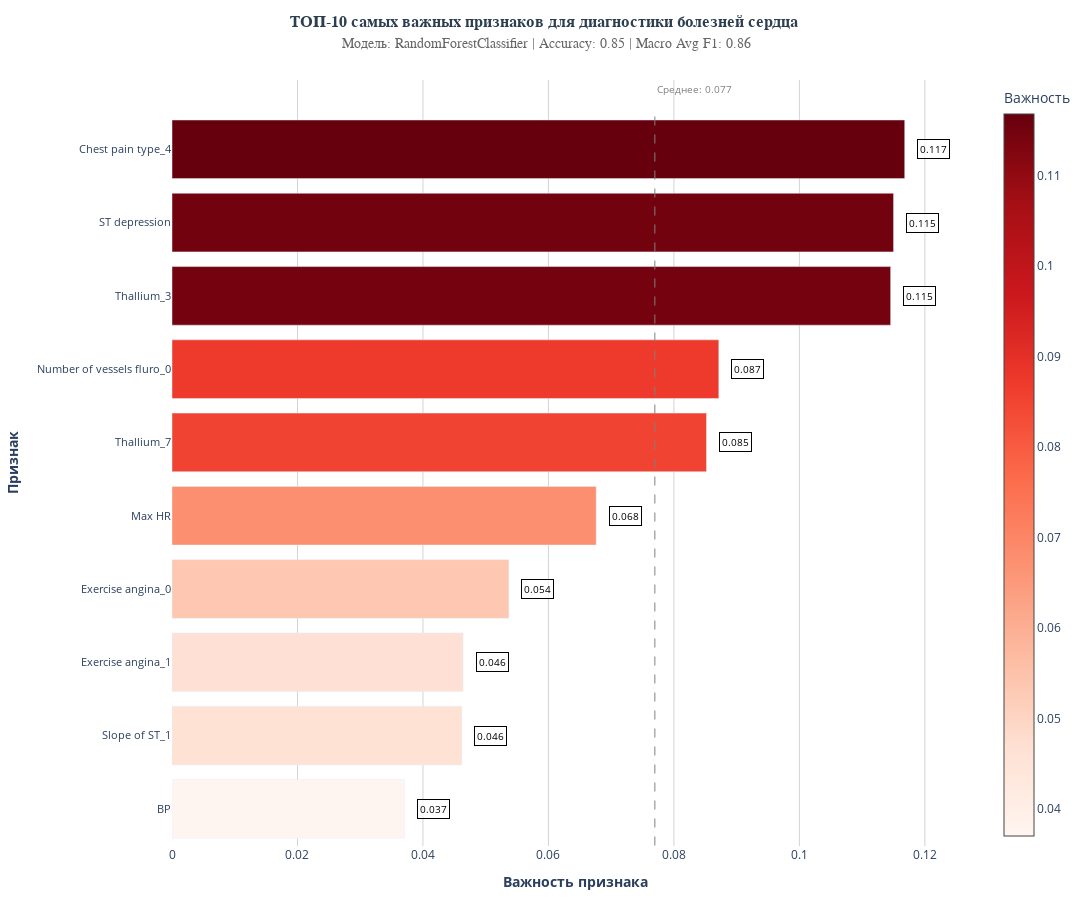

The notebook cell this image was saved under:
### Code cell
# Устанавливаем стиль
plt.style.use('seaborn-v0_8-whitegrid')
sns.set_palette("husl")

# ==================== 1. ВАЖНОСТЬ ПРИЗНАКОВ (Feature Importance) ====================

# Получаем важность признаков из модели
feature_importance = model.feature_importances_
feature_names = heart_df.drop(columns=['Heart Disease']).columns
print(feature_names)
# Создаем DataFrame для удобства
importance_df = pd.DataFrame({
    'Признак': feature_names,
    'Важность': feature_importance
}).sort_values('Важность', ascending=False)  # Сортируем по убыванию

# Берем только топ-10
top_10_df = importance_df.head(10).sort_values('Важность', ascending=True)  # Для графика сортируем по возрастанию

# График 1.2: Interactive Plotly chart ТОЛЬКО ТОП-10
fig1 = go.Figure()

fig1.add_trace(go.Bar(
    y=top_10_df['Признак'],
    x=top_10_df['Важность'],
    orientation='h',
    marker=dict(
        color=top_10_df['Важность'],
        colorscale='Reds',
        showscale=True,
        colorbar=dict(title="Важность")
    ),
    hovertemplate='<b>%{y}</b><br>Важность: %{x:.3f}<extra></extra>',
    name='Важность признака'
))

# Обновляем заголовок с информацией о модели
title_html = '''
<b>ТОП-10 самых важных признаков для диагностики болезней сердца</b>
<br><span style="font-size:14px; color:#666">
Модель: RandomForestClassifier | Accuracy: 0.85 | Macro Avg F1: 0.86
</span>
'''

fig1.update_layout(
    title=dict(
        text=title_html,
        font=dict(size=16, family='Arial', color='#2c3e50'),
        x=0.5,
        y=0.97  # Подняли заголовок выше
    ),
    xaxis=dict(
        title='<b>Важность признака</b>',
        gridcolor='lightgray',
        gridwidth=1,
        range=[0, top_10_df['Важность'].max() * 1.1]
    ),
    yaxis=dict(
        title='<b>Признак</b>',
        tickfont=dict(size=11),
        tickmode='array',
        tickvals=top_10_df['Признак'],
        ticktext=top_10_df['Признак']
    ),
    plot_bgcolor='white',
    width=900,
    height=600,
    margin=dict(l=150, r=50, t=80, b=50),  # Уменьшили верхний отступ с 100 до 80
    showlegend=False
)

# Добавляем аннотации с значениями
for i, (feature, importance) in enumerate(zip(top_10_df['Признак'], top_10_df['Важность'])):
    fig1.add_annotation(
        x=importance + 0.002,
        y=feature,
        text=f'{importance:.3f}',
        showarrow=False,
        font=dict(size=10, color='black'),
        xanchor='left',
        bgcolor='rgba(255, 255, 255, 0.7)',
        bordercolor='black',
        borderwidth=1,
        borderpad=2
    )

# Добавляем линию для разделения высоких и низких значений
mean_importance = top_10_df['Важность'].mean()
fig1.add_shape(
    type="line",
    x0=mean_importance,
    y0=-0.5,
    x1=mean_importance,
    y1=len(top_10_df) - 0.5,
    line=dict(color="gray", width=1, dash="dash"),
)

fig1.add_annotation(
    x=mean_importance,
    y=len(top_10_df) - 0.3,
    text=f"Среднее: {mean_importance:.3f}",
    showarrow=False,
    font=dict(size=10, color="gray"),
    xanchor="left",
    yanchor="bottom"
)

fig1.show()

### Figure 1 — Plotly figure (JSON) as saved in the notebook; plotly's stock layout.template omitted (floating-point values rounded to 4 significant figures)
{"data": [{"hovertemplate": "<b>%{y}</b><br>Важность: %{x:.3f}<extra></extra>", "marker": {"color": [0.03704, 0.04619, 0.04639, 0.05369, 0.06761, 0.08519, 0.08716, 0.1145, 0.115, 0.1168], "colorbar": {"title": {"text": "Важность"}}, "colorscale": [[0, "rgb(255,245,240)"], [0.125, "rgb(254,224,210)"], [0.25, "rgb(252,187,161)"], [0.375, "rgb(252,146,114)"], [0.5, "rgb(251,106,74)"], [0.625, "rgb(239,59,44)"], [0.75, "rgb(203,24,29)"], [0.875, "rgb(165,15,21)"], [1, "rgb(103,0,13)"]], "showscale": true}, "name": "Важность признака", "orientation": "h", "type": "bar", "x": [0.03704, 0.04619, 0.04639, 0.05369, 0.06761, 0.08519, 0.08716, 0.1145, 0.115, 0.1168], "y": ["BP", "Slope of ST_1", "Exercise angina_1", "Exercise angina_0", "Max HR", "Thallium_7", "Number of vessels fluro_0", "Thallium_3", "ST depression", "Chest pain type_4"]}], "layout": {"annotations": [{"bgcolor": "rgba(255, 255, 255, 0.7)", "bordercolor": "black", "borderpad": 2, "borderwidth": 1, "font": {"color": "black", "size": 10}, "showarrow": false, "text": "0.037", "x": 0.03904, "xanchor": "left", "y": "BP"}, {"bgcolor": "rgba(255, 255, 255, 0.7)", "bordercolor": "black", "borderpad": 2, "borderwidth": 1, "font": {"color": "black", "size": 10}, "showarrow": false, "text": "0.046", "x": 0.04819, "xanchor": "left", "y": "Slope of ST_1"}, {"bgcolor": "rgba(255, 255, 255, 0.7)", "bordercolor": "black", "borderpad": 2, "borderwidth": 1, "font": {"color": "black", "size": 10}, "showarrow": false, "text": "0.046", "x": 0.04839, "xanchor": "left", "y": "Exercise angina_1"}, {"bgcolor": "rgba(255, 255, 255, 0.7)", "bordercolor": "black", "borderpad": 2, "borderwidth": 1, "font": {"color": "black", "size": 10}, "showarrow": false, "text": "0.054", "x": 0.05569, "xanchor": "left", "y": "Exercise angina_0"}, {"bgcolor": "rgba(255, 255, 255, 0.7)", "bordercolor": "black", "borderpad": 2, "borderwidth": 1, "font": {"color": "black", "size": 10}, "showarrow": false, "text": "0.068", "x": 0.06961, "xanchor": "left", "y": "Max HR"}, {"bgcolor": "rgba(255, 255, 255, 0.7)", "bordercolor": "black", "borderpad": 2, "borderwidth": 1, "font": {"color": "black", "size": 10}, "showarrow": false, "text": "0.085", "x": 0.08719, "xanchor": "left", "y": "Thallium_7"}, {"bgcolor": "rgba(255, 255, 255, 0.7)", "bordercolor": "black", "borderpad": 2, "borderwidth": 1, "font": {"color": "black", "size": 10}, "showarrow": false, "text": "0.087", "x": 0.08916, "xanchor": "left", "y": "Number of vessels fluro_0"}, {"bgcolor": "rgba(255, 255, 255, 0.7)", "bordercolor": "black", "borderpad": 2, "borderwidth": 1, "font": {"color": "black", "size": 10}, "showarrow": false, "text": "0.115", "x": 0.1165, "xanchor": "left", "y": "Thallium_3"}, {"bgcolor": "rgba(255, 255, 255, 0.7)", "bordercolor": "black", "borderpad": 2, "borderwidth": 1, "font": {"color": "black", "size": 10}, "showarrow": false, "text": "0.115", "x": 0.117, "xanchor": "left", "y": "ST depression"}, {"bgcolor": "rgba(255, 255, 255, 0.7)", "bordercolor": "black", "borderpad": 2, "borderwidth": 1, "font": {"color": "black", "size": 10}, "showarrow": false, "text": "0.117", "x": 0.1188, "xanchor": "left", "y": "Chest pain type_4"}, {"font": {"color": "gray", "size": 10}, "showarrow": false, "text": "Среднее: 0.077", "x": 0.07696, "xanchor": "left", "y": 9.7, "yanchor": "bottom"}], "height": 900, "margin": {"b": 50, "l": 150, "r": 50, "t": 80}, "plot_bgcolor": "white", "shapes": [{"line": {"color": "gray", "dash": "dash", "width": 1}, "type": "line", "x0": 0.07696, "x1": 0.07696, "y0": -0.5, "y1": 9.5}], "showlegend": false, "title": {"font": {"color": "#2c3e50", "family": "Arial", "size": 16}, "text": "\n<b>ТОП-10 самых важных признаков для диагностики болезней сердца</b>\n<br><span style=\"font-size:14px; color:#666\">\nМодель: RandomForestClassifier | Accuracy: 0.85 | Macro Avg F1: 0.86\n</span>\n", "x": 0.5, "y": 0.97}, "width": 1300, "xaxis": {"gridcolor": "lightgray", "gridwidth": 1, "range": [0, 0.1285], "title": {"text": "<b>Важность признака</b>"}}, "yaxis": {"tickfont": {"size": 11}, "tickmode": "array", "ticktext": ["BP", "Slope of ST_1", "Exercise angina_1", "Exercise angina_0", "Max HR", "Thallium_7", "Number of vessels fluro_0", "Thallium_3", "ST depression", "Chest pain type_4"], "tickvals": ["BP", "Slope of ST_1", "Exercise angina_1", "Exercise angina_0", "Max HR", "Thallium_7", "Number of vessels fluro_0", "Thallium_3", "ST depression", "Chest pain type_4"], "title": {"text": "<b>Признак</b>"}}}}
